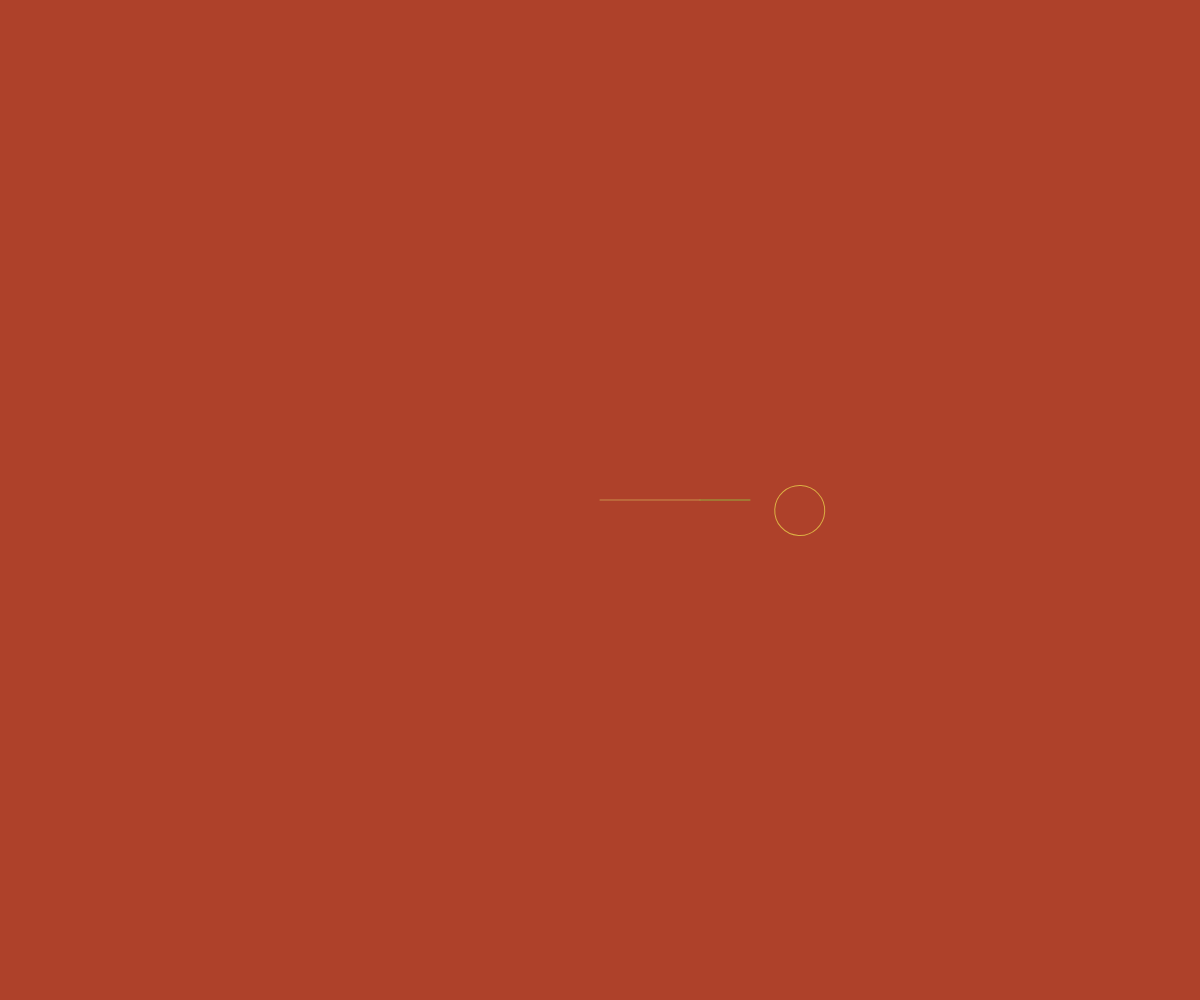
Frame 1 (no input)
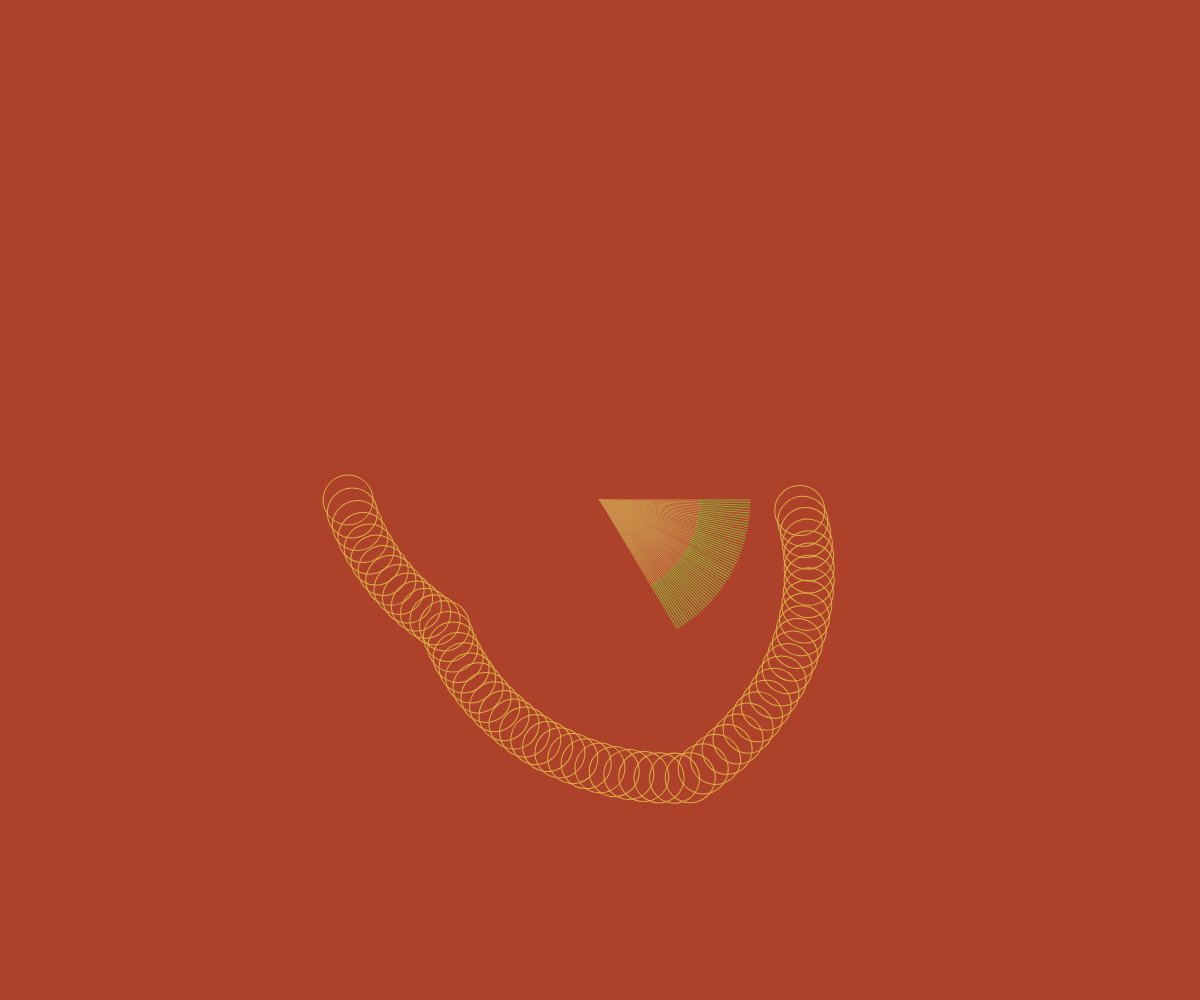
Frame 60 (no input)
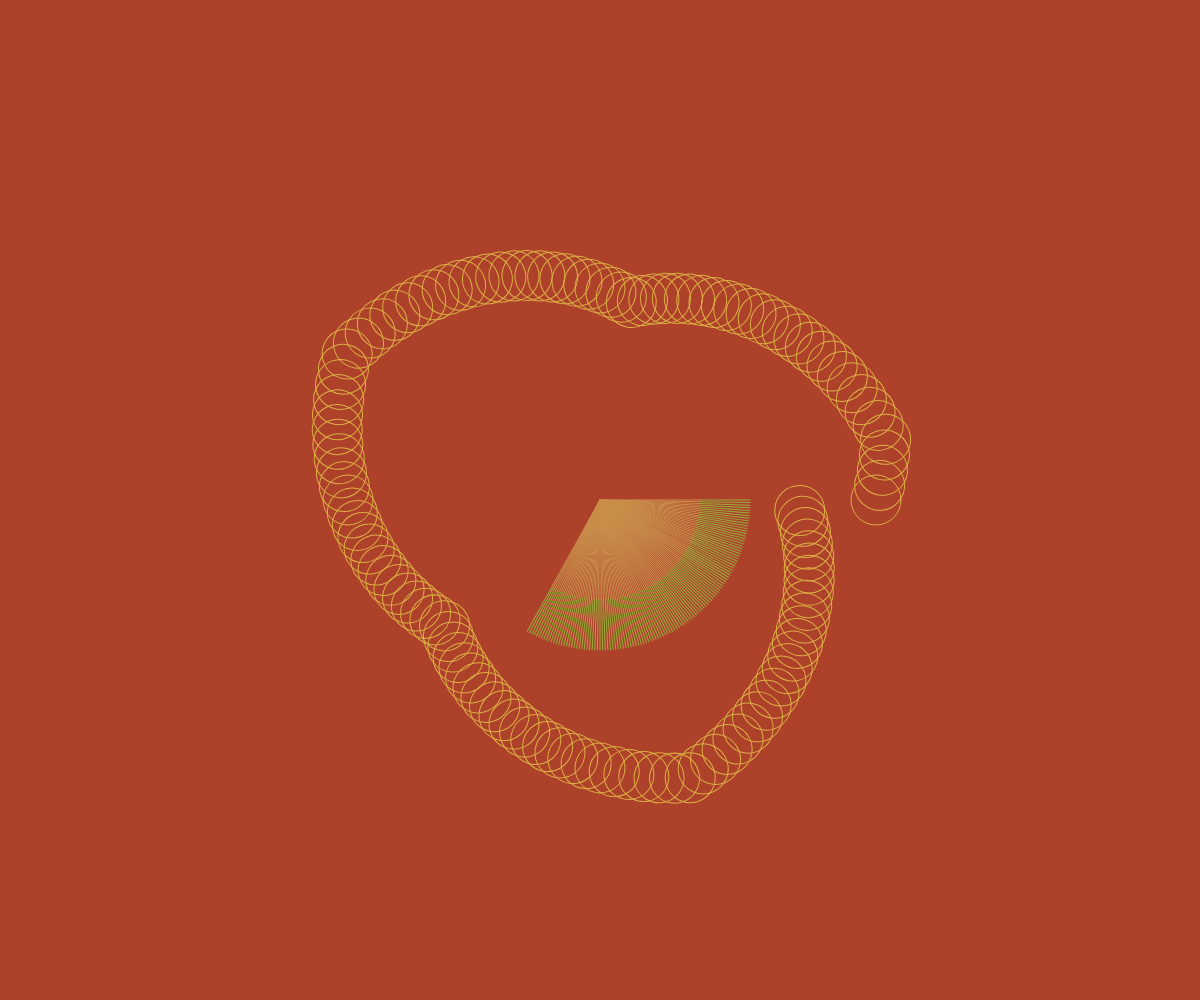
Frame 120 (the mouse pressed at the canvas centre since frame 60)

The p5.js sketch that drew these frames (run headless with seeded random() and noise() and a simulated clock; from frame 60 on, the mouse is pressed at the canvas centre):

// p5.js sketch
// ── sketch.js
let angle = 0;      //angolo del primo cerchio
let direzione = "destra";
let x = 200;

function setup() {
  createCanvas(windowWidth, windowHeight);
  rectMode(CENTER)
  angleMode(DEGREES)
  background("#AE412A");
  frameRate(40);

}

function draw() {

  push()                                     //creazione del cerchio centrale dalla rotazione di due segmenti
    translate(width/2, height/2)
    rotate(angle);
    stroke("#C98E4A");
    line(0, 0, 100, 0);
    stroke("#97AD3C")
    line(100, 0, 150, 0);
    if(angle<360){                            //l'angolo aumenta finché non ne raggiunge uno specifico
      angle = angle + 1;
    }
  pop() 
  
  push()
    translate(width/2, height/2)              
    rotate(frameCount*3)                      //il cerchio ruota intorno al centro
    noFill()
    stroke("#DCAF44")
    circle(x, 0, 50)
    if (direzione == "destra"){               //il cerchio oscilla in orizzontale tra 200 e 290 pixel dal centro in base alla variazione di x
      x = x+4;
    }
    if (direzione == "sinistra"){
      x = x-4;
    }
    if (x >= 290){
      direzione = "sinistra"
    }
    else if (x <= 200){
      direzione = "destra"
    }
    pop()
  }
